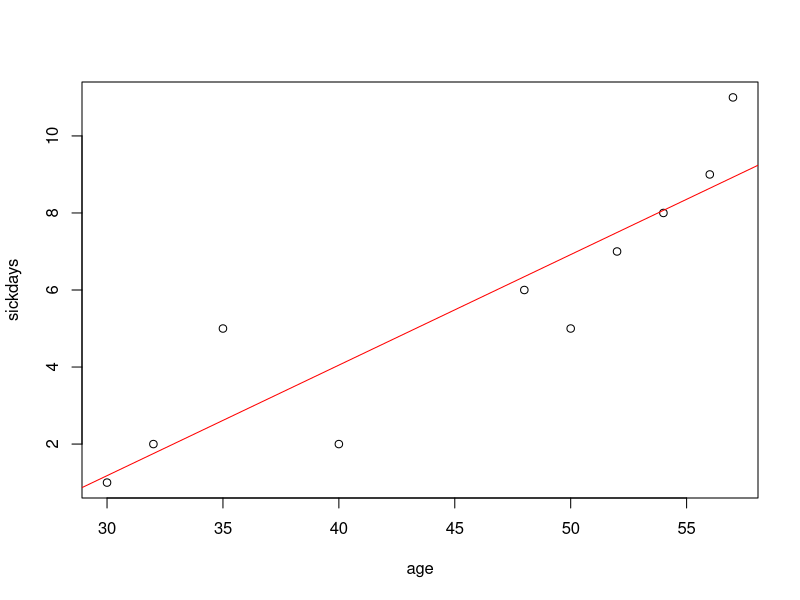

This chart was generated by the following R code:
age <- c(30,32,35,40,48,50,52,54,56,57)
sickdays <- c(1,2,5,2,6,5,7,8,9,11)

model <- lm(sickdays ~ age)
plot(age, sickdays)
abline(model,col="red")
